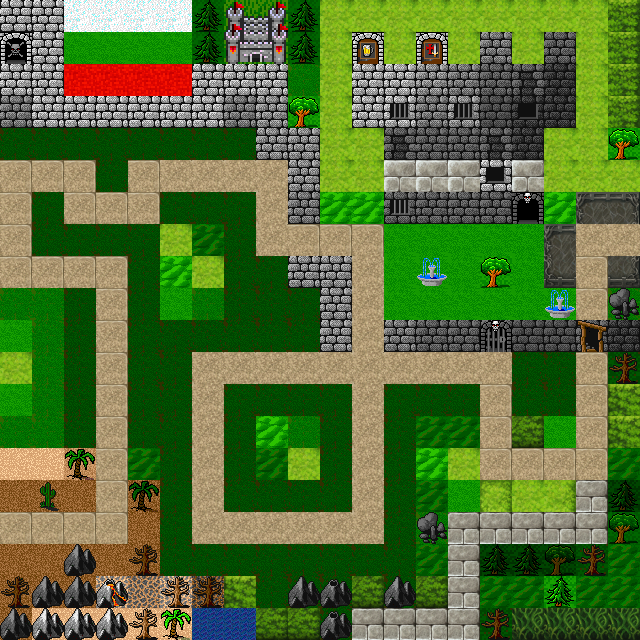

This game map was drawn from its Tiled (.tmx) file and the tilesets committed beside it. A one-line description and the trimmed map source follow:
An orthogonal 20x20 tile map with 32x32 px tiles, 1 tile layer (Tile Layer 1), 3 tilesets.

<map version="1.0" orientation="orthogonal" width="20" height="20" tilewidth="32" tileheight="32">
 <tileset firstgid="1" name="tilea1" tilewidth="32" tileheight="32">
  <image source="tilea1.png" width="512" height="384" />
 </tileset>
 <tileset firstgid="193" name="tilea4" tilewidth="32" tileheight="32">
  <image source="tilea4.png" width="512" height="480" />
 </tileset>
 <tileset firstgid="433" name="tiles-2" tilewidth="32" tileheight="32">
  <image source="tiles-2.png" width="736" height="672" />
 </tileset>
 <layer name="Tile Layer 1" width="20" height="20">
  <data>[400 cells, 400 non-empty, 71 distinct tile ids]</data>
 </layer>
</map>
